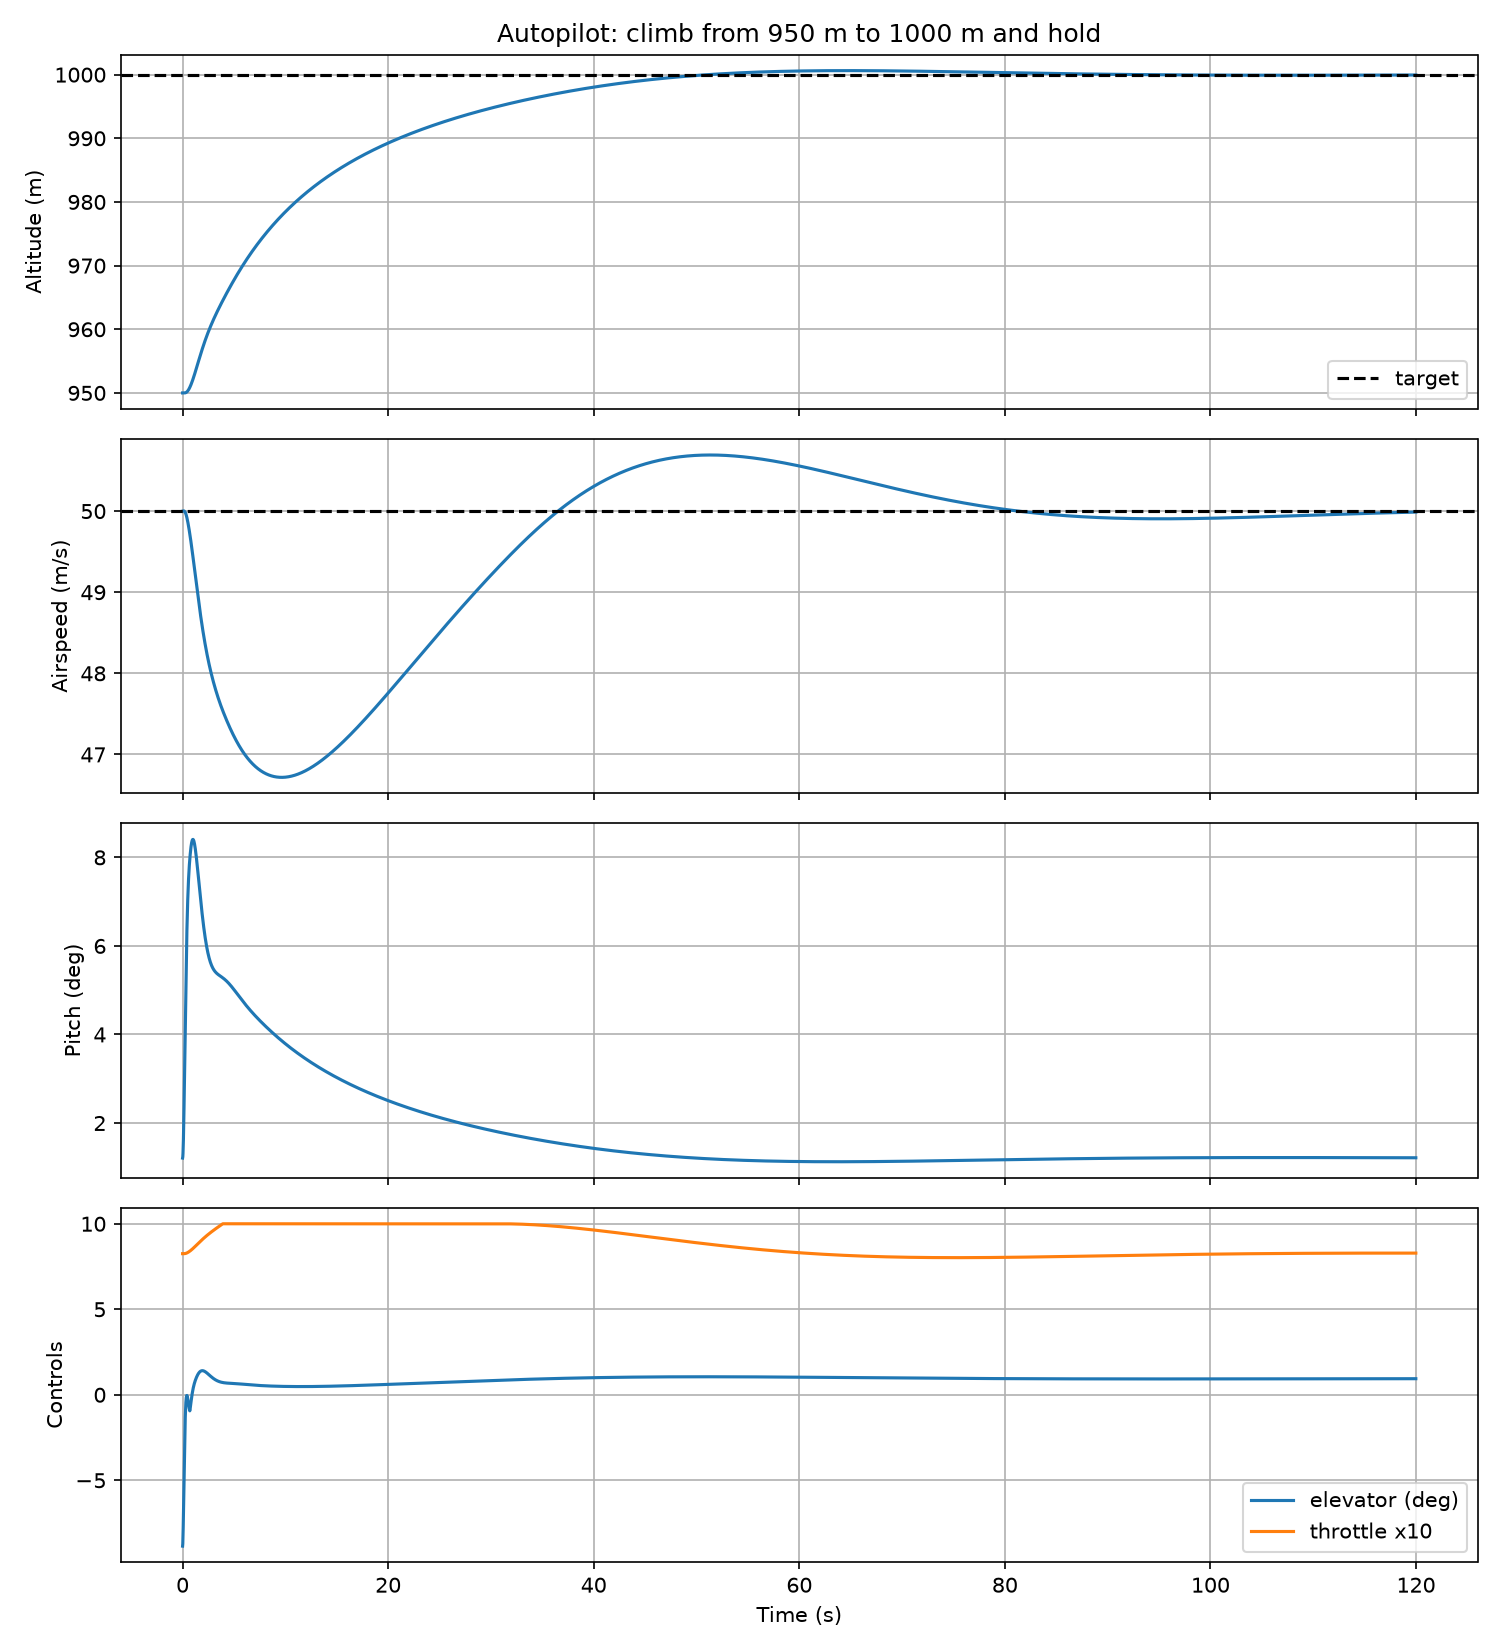

Write Python code to recreate this figure.
"""Closed-loop altitude hold: UAV starts 50 m below target and climbs to it."""

import numpy as np
import matplotlib.pyplot as plt

from uavsim import quaternion as quat
from uavsim.autopilot import Autopilot
from uavsim.dynamics import (
    constant_controls,
    make_dynamics,
    make_state,
    post_step,
    trim_level_flight,
)
from uavsim.integrators import rk4_step

TARGET_ALT = 1000.0
TARGET_SPEED = 50.0
START_ALT = 950.0
DT = 0.02
T_END = 120.0


def main():
    trim = trim_level_flight(TARGET_SPEED, TARGET_ALT)
    ap = Autopilot(trim, TARGET_ALT, TARGET_SPEED)
    y = make_state(TARGET_SPEED, trim.alpha, trim.pitch, START_ALT)

    n = int(T_END / DT)
    t_log, y_log, elev_log, thr_log = [], [], [], []

    for i in range(n):
        t = i * DT
        controls = ap.update(y, DT)
        f = make_dynamics(constant_controls(controls))
        t_log.append(t)
        y_log.append(y.copy())
        elev_log.append(np.degrees(controls.elevator))
        thr_log.append(controls.throttle)
        y = post_step(rk4_step(f, t, y, DT))

    t = np.array(t_log)
    Y = np.array(y_log)
    altitude = -Y[:, 2]
    airspeed = np.linalg.norm(Y[:, 3:6], axis=1)
    pitch = np.degrees([quat.to_euler(q)[1] for q in Y[:, 6:10]])

    print(f"Max altitude:  {altitude.max():.1f} m (overshoot {altitude.max() - TARGET_ALT:.1f} m)")
    print(f"Final altitude: {altitude[-1]:.1f} m (error {altitude[-1] - TARGET_ALT:.2f} m)")
    print(f"Final airspeed: {airspeed[-1]:.2f} m/s")

    fig, axes = plt.subplots(4, 1, figsize=(10, 11), sharex=True)
    axes[0].plot(t, altitude)
    axes[0].axhline(TARGET_ALT, color="k", linestyle="--", label="target")
    axes[0].set_ylabel("Altitude (m)")
    axes[0].set_title("Autopilot: climb from 950 m to 1000 m and hold")
    axes[0].legend()
    axes[1].plot(t, airspeed)
    axes[1].axhline(TARGET_SPEED, color="k", linestyle="--")
    axes[1].set_ylabel("Airspeed (m/s)")
    axes[2].plot(t, pitch)
    axes[2].set_ylabel("Pitch (deg)")
    axes[3].plot(t, elev_log, label="elevator (deg)")
    axes[3].plot(t, np.array(thr_log) * 10.0, label="throttle x10")
    axes[3].set_ylabel("Controls")
    axes[3].set_xlabel("Time (s)")
    axes[3].legend()
    for ax in axes:
        ax.grid(True)
    fig.tight_layout()
    fig.savefig("examples/autopilot_climb.png", dpi=150)
    print("Saved examples/autopilot_climb.png")
    plt.show()


if __name__ == "__main__":
    main()
